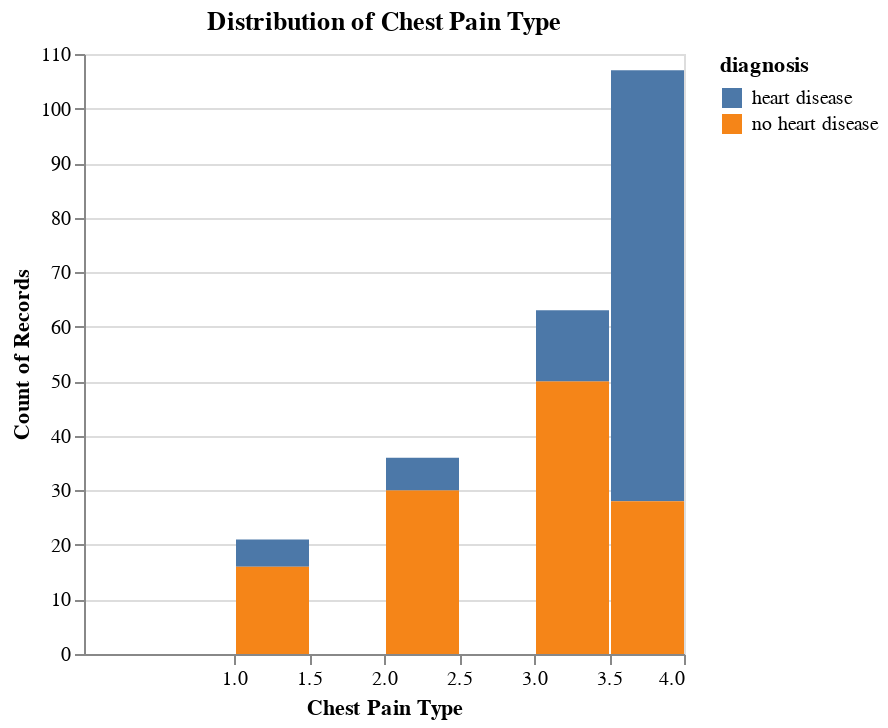

Notebook source saved alongside this figure:
### Code cell
# chest pain type
cp_hist = alt.Chart(heart_disease_to_plot).mark_bar().encode(
    x=alt.X("type_chestpain:Q",bin=True).title("Chest Pain Type").scale(alt.Scale(domain = [0,4])),
    y=alt.Y("count()"),
    color="diagnosis:N"
).properties(
    title = "Distribution of Chest Pain Type"
)

cp_hist

### Figure 1 — Vega-Lite specification as saved in the notebook (floating-point values rounded to 4 significant figures; data arrays with more than 128 entries replaced by an {"elided": "..."} marker saying what was removed)
{"config": {"view": {"continuousWidth": 300, "continuousHeight": 300}}, "data": {"name": "data-b0f88de0271cbcb1074a29c71add30d9"}, "mark": {"type": "bar"}, "encoding": {"color": {"field": "diagnosis", "type": "nominal"}, "x": {"bin": true, "field": "type_chestpain", "scale": {"domain": [0, 4]}, "title": "Chest Pain Type", "type": "quantitative"}, "y": {"aggregate": "count", "type": "quantitative"}}, "title": "Distribution of Chest Pain Type", "$schema": "https://vega.github.io/schema/vega-lite/v5.15.1.json", "datasets": {"data-b0f88de0271cbcb1074a29c71add30d9": {"elided": "227 records"}}}
